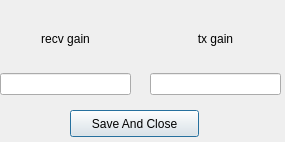
<?xml version="1.0" encoding="UTF-8"?>
<ui version="4.0">
 <class>fsk_config</class>
 <widget class="QDialog" name="fsk_config">
  <property name="geometry">
   <rect>
    <x>0</x>
    <y>0</y>
    <width>285</width>
    <height>142</height>
   </rect>
  </property>
  <property name="windowTitle">
   <string>Dialog</string>
  </property>
  <widget class="QWidget" name="verticalLayoutWidget">
   <property name="geometry">
    <rect>
     <x>0</x>
     <y>10</y>
     <width>131</width>
     <height>85</height>
    </rect>
   </property>
   <layout class="QVBoxLayout" name="verticalLayout">
    <item>
     <widget class="QLabel" name="label">
      <property name="text">
       <string>recv gain</string>
      </property>
      <property name="alignment">
       <set>Qt::AlignCenter</set>
      </property>
     </widget>
    </item>
    <item>
     <widget class="QLineEdit" name="le_fsk_gain"/>
    </item>
   </layout>
  </widget>
  <widget class="QPushButton" name="btn_fsk_config">
   <property name="geometry">
    <rect>
     <x>70</x>
     <y>110</y>
     <width>129</width>
     <height>27</height>
    </rect>
   </property>
   <property name="text">
    <string>Save And Close</string>
   </property>
  </widget>
  <widget class="QWidget" name="verticalLayoutWidget_2">
   <property name="geometry">
    <rect>
     <x>150</x>
     <y>10</y>
     <width>131</width>
     <height>85</height>
    </rect>
   </property>
   <layout class="QVBoxLayout" name="verticalLayout_2">
    <item>
     <widget class="QLabel" name="label_2">
      <property name="text">
       <string>tx gain</string>
      </property>
      <property name="alignment">
       <set>Qt::AlignCenter</set>
      </property>
     </widget>
    </item>
    <item>
     <widget class="QLineEdit" name="le_fsk_tx_gain"/>
    </item>
   </layout>
  </widget>
 </widget>
 <resources/>
 <connections/>
</ui>
